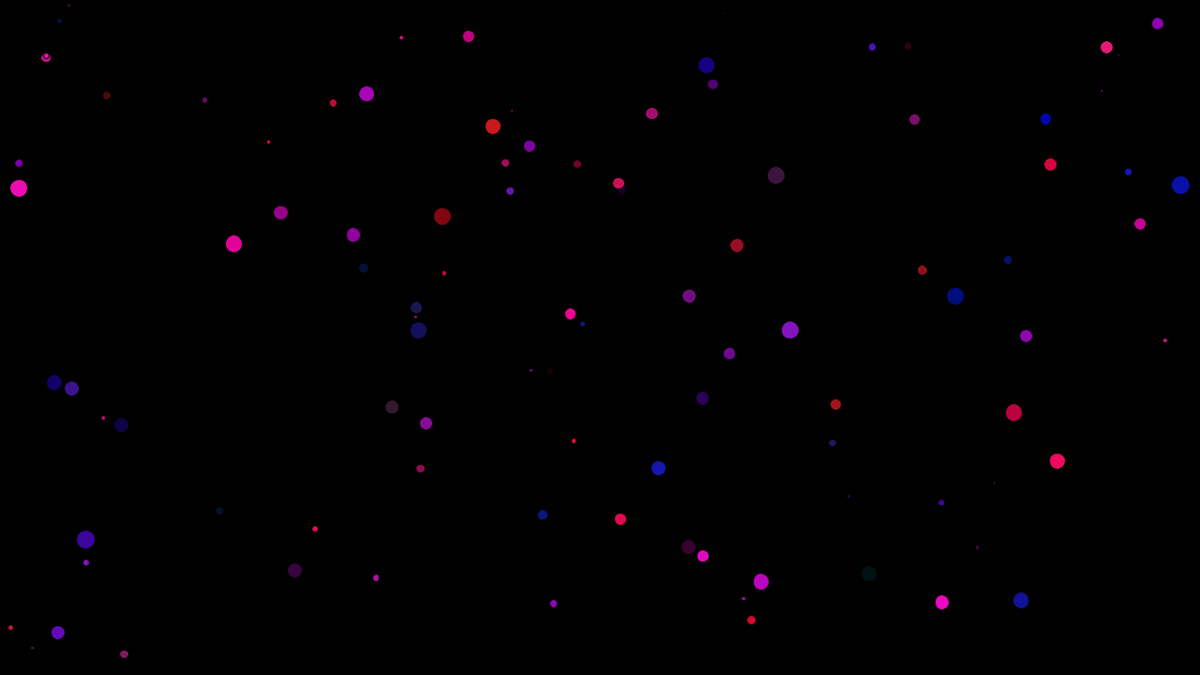
Frame 1 (no input)
Frame 60 (the mouse pressed at the canvas centre just before this capture): identical to frame 1, image omitted
Frame 120 (the mouse held since frame 60 and released just before this capture): identical to frame 1, image omitted

The Processing sketch that drew this single still picture (run headless with seeded random() and noise(); from frame 60 on, the mouse is pressed at the canvas centre):

// Processing sketch: arrays_ellipses
// ── arrays_ellipses.pde
float[] x_positions = new float [100];
float[] y_positions = new float[100];

color[] colors = new color[100];
float[] radii = new float[100];

void setup() {
  size(1280, 720);

  for (int i = 0; i < x_positions.length; i++) {
    x_positions[i] = random(width);
    y_positions[i] = random(height);
    radii[i] = random(1,20);
    colors[i] = color(random(255), random(25), random(200));
  }
}

void draw() {
  background(0);

  for (int i = 0; i < x_positions.length; i++) {
    float x = x_positions[i];
    float y = y_positions[i];
    fill(colors[i]);
    ellipse(x, y, radii[i], radii[i]);
  }
}
